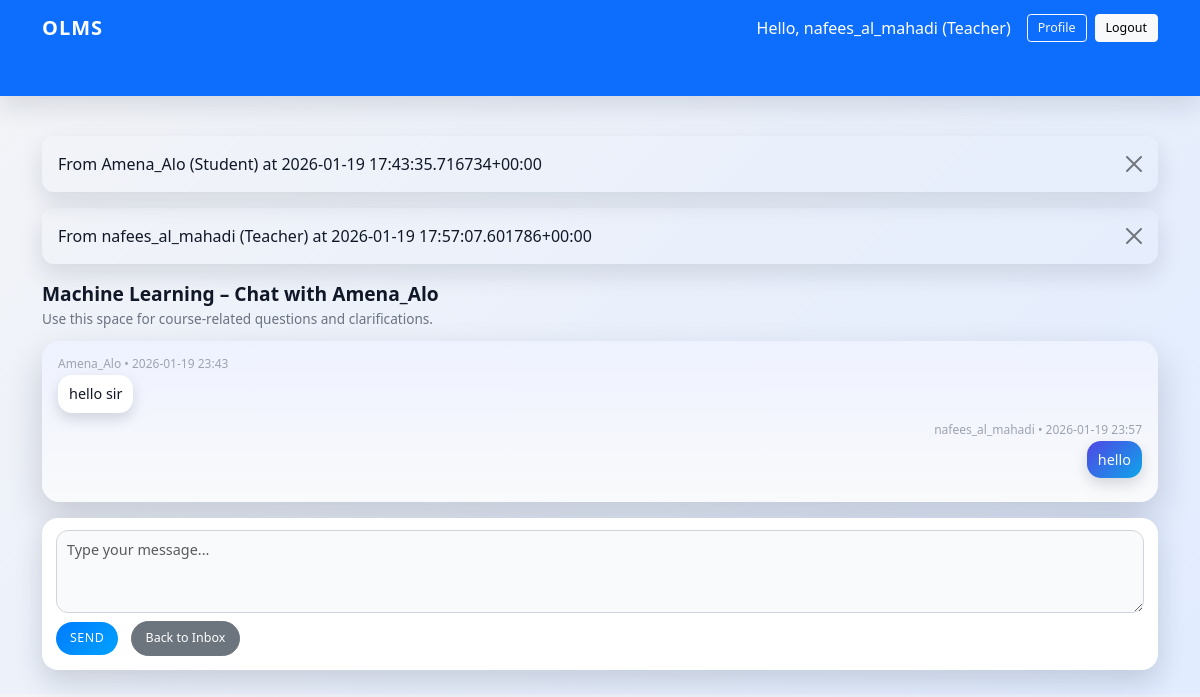
Screenshot of /messages/course/1/user/3/ (signed in) with the database file from the repository.
### accounts/models.py (models this page shows, shortened)
class CustomUser(AbstractUser):
    ROLE_CHOICES = (
        ('admin', 'Admin'),
        ('teacher', 'Teacher'),
        ('student', 'Student'),
    )
    role = models.CharField(max_length=10, choices=ROLE_CHOICES, default='student')
    phone = models.CharField(max_length=20, blank=True, null=True)
    gender = models.CharField(max_length=10, blank=True, null=True)
    profile_photo = models.ImageField(upload_to='profiles/', blank=True, null=True)
    qualification = models.CharField(max_length=255, blank=True, null=True)
    expertise = models.CharField(max_length=255, blank=True, null=True)
    def is_teacher(self):
        return self.role == 'teacher'
    def is_student(self):
        return self.role == 'student'
    def __str__(self):
        return f"{self.username} ({self.get_role_display()})"

### messaging/models.py (models this page shows)
class Message(models.Model):
    conversation = models.ForeignKey(
        Conversation, on_delete=models.CASCADE, related_name="messages"
    )
    sender = models.ForeignKey(
        User, on_delete=models.CASCADE, related_name="sent_messages"
    )
    text = models.TextField()
    created_at = models.DateTimeField(auto_now_add=True)
    is_read = models.BooleanField(default=False)
    class Meta:
        ordering = ["created_at"]
        indexes = [
            models.Index(fields=["conversation", "created_at"]),
            models.Index(fields=["is_read"]),
        ]
    def __str__(self):
        return f"From {self.sender} at {self.created_at}"

### courses/models.py (models this page shows, shortened)
class Course(models.Model):
    teacher = models.ForeignKey(
        User, on_delete=models.CASCADE, related_name='courses'
    )
    title = models.CharField(max_length=200)
    description = models.TextField()
    category = models.ForeignKey(
        Category, on_delete=models.SET_NULL, null=True, blank=True
    )
    price = models.DecimalField(max_digits=8, decimal_places=2, default=0)
    created_at = models.DateTimeField(auto_now_add=True)
    updated_at = models.DateTimeField(auto_now=True)
    is_active = models.BooleanField(default=True)

### messaging/views.py (the view)
@login_required
def conversation_detail_view(request, course_pk, other_user_pk):
    course = get_object_or_404(Course, pk=course_pk)
    other_user = get_object_or_404(CustomUser, pk=other_user_pk)
    course_teacher = getattr(course, "teacher", None)
    if _is_student(request.user):
        enrolled = Enrollment.objects.filter(
            student=request.user,
            course=course,
            status="paid",
        ).exists()
        if not enrolled:
            django_messages.error(request, "You must enroll in this course to message the instructor.")
            return redirect("courses:course_detail", pk=course.pk)
        if course_teacher and other_user.pk != course_teacher.pk:
            django_messages.error(request, "You can only message the teacher of this course.")
            return redirect("courses:course_detail", pk=course.pk)
        teacher = course_teacher if course_teacher else other_user
        student = request.user
    elif _is_teacher(request.user):
        if course_teacher and request.user.pk != course_teacher.pk:
            django_messages.error(request, "You can only message students of your own course.")
            return redirect("courses:course_detail", pk=course.pk)
        student_is_paid = Enrollment.objects.filter(
            student=other_user,
            course=course,
            status="paid",
        ).exists()
        if not student_is_paid:
            django_messages.error(request, "This student is not enrolled (paid) in this course.")
            return redirect("courses:course_detail", pk=course.pk)
        teacher = request.user
        student = other_user
    else:
        django_messages.error(request, "Messaging is available for teachers and students only.")
        return redirect("accounts:dashboard")
    conversation, _ = Conversation.objects.get_or_create(
        course=course,
        student=student,
        teacher=teacher,
    )
    Message.objects.filter(
        conversation=conversation,
        sender=other_user,
        is_read=False,
    ).update(is_read=True)
    if request.method == "POST":
        form = MessageForm(request.POST)
        if form.is_valid():
            msg = form.save(commit=False)
            msg.conversation = conversation
            msg.sender = request.user
            msg.is_read = False
            msg.save()
            return redirect(
                "messaging:conversation_detail",
                course_pk=course.pk,
                other_user_pk=other_user.pk,
            )
    else:
        form = MessageForm()
    messages_qs = conversation.messages.select_related("sender").order_by("created_at")
    return render(
        request,
        "messaging/conversation_detail.html",
        {
            "conversation": conversation,
            "messages": messages_qs,
            "form": form,
            "course": course,
            "other_user": other_user,
        },
    )

### messaging/forms.py
class MessageForm(forms.ModelForm):
    class Meta:
        model = Message
        fields = ["text"]
        widgets = {
            "text": forms.Textarea(
                attrs={
                    "rows": 3,
                    "class": "form-control",
                    "placeholder": "Type your message...",
                }
            )
        }

### messaging/views.py (called while the page is built)
def _flag(user, attr_name: str) -> bool:
    val = getattr(user, attr_name, False)
    return val() if callable(val) else bool(val)

def _is_teacher(user) -> bool:
    return _flag(user, "is_teacher")

def _is_student(user) -> bool:
    return _flag(user, "is_student")

### messaging/templates/messaging/conversation_detail.html (shortened to what this page needs)
{% extends 'base.html' %}
{% block content %}
<div class="olms-chat-header">
    <div class="olms-chat-title">{{ course.title }} – Chat with {{ other_user.username }}</div>
    <div class="olms-chat-subtitle">Use this space for course-related questions and clarifications.</div>
</div>
<div class="card olms-chat-window mb-3">
    <div class="olms-chat-body">
        {% for msg in messages %}
            <div class="olms-chat-message-wrapper {% if msg.sender == user %}text-end{% else %}text-start{% endif %}">
                <div class="olms-chat-meta">
                    {{ msg.sender.username }} • {{ msg.created_at|date:"Y-m-d H:i" }}
                </div>
                <div class="olms-chat-bubble {% if msg.sender == user %}olms-chat-bubble-me{% else %}olms-chat-bubble-other{% endif %}">
                    {{ msg.text|linebreaksbr }}
                </div>
            </div>
        {% empty %}
            <p class="text-muted mb-0">No messages yet. Start the conversation.</p>
        {% endfor %}
    </div>
</div>
<div class="card olms-chat-input-card">
    <div class="olms-chat-input-body">
        <form method="post">
            <div class="mb-2 olms-chat-textarea">
                {{ form.text }}
            </div>
            <button type="submit" class="btn btn-primary olms-chat-send-btn">Send</button>
            <a href="{% url 'messaging:inbox' %}" class="btn btn-secondary ms-2 olms-chat-back-btn">Back to Inbox</a>
        </form>
    </div>
</div>
{% endblock %}

### templates/base.html (shortened to what this page needs)
{% load static %}
<!DOCTYPE html>
<html lang="en">
<head>
    <link rel="stylesheet"
          href="https://cdn.jsdelivr.net/npm/bootstrap@5.3.2/dist/css/bootstrap.min.css">
    <link rel="stylesheet"
          href="{% static 'css/style.css' %}">
</head>
<body class="bg-light">
<nav class="navbar navbar-expand-lg navbar-dark bg-primary mb-3">
    <div class="container">
        <a class="navbar-brand fw-bold" href="{% url 'accounts:dashboard' %}">OLMS</a>
        <div class="collapse navbar-collapse justify-content-end" id="navbarMain">
            {% if user.is_authenticated %}
                <span class="text-white me-3">
                    Hello, {{ user.username }} ({{ user.get_role_display }})
                </span>
                <a href="{% url 'accounts:profile' %}"
                   class="btn btn-outline-light btn-sm">
                    Profile
                </a>
                <a href="{% url 'accounts:logout' %}"
                   class="btn btn-light btn-sm ms-2">
                    Logout
                </a>
            {% else %}
                <a href="{% url 'accounts:login' %}"
                   class="btn btn-light btn-sm">
                    Login
                </a>
            {% endif %}
        </div>
    </div>
</nav>
<div class="container py-4">
    {% if messages %}
        {% for message in messages %}
            <div class="alert alert-{{ message.tags }} alert-dismissible fade show"
                 role="alert">
                {{ message }}
                <button type="button" class="btn-close"
                        data-bs-dismiss="alert" aria-label="Close"></button>
            </div>
        {% endfor %}
    {% endif %}
    {% block content %}{% endblock %}
</div>
</body>
</html>

### static/css/style.css (style rules this page uses)
body { background: linear-gradient(135deg, #f3f4f7, #e1ecff); font-family: system-ui, -apple-system, BlinkMacSystemFont, "Segoe UI", sans-serif; color: #111827; }
.container { padding-bottom: 40px; }
.navbar { box-shadow: 0 10px 25px rgba(15, 23, 42, 0.12); }
.navbar-brand { letter-spacing: 1px; font-weight: 600; }
.navbar .btn, .navbar a.nav-link { transition: background-color 0.15s ease, color 0.15s ease; }
.card { border-radius: 15px; border: none; background-color: #ffffff; }
.btn-primary { background: linear-gradient(135deg, #007bff, #00a2ff); border: none; }
.btn-outline-primary, .btn-outline-danger, .btn-secondary { border-radius: 999px; }
.btn-sm { font-size: 0.78rem; padding: 4px 10px; }
.form-control, .form-select { border-radius: 10px; border-color: #d1d5db; font-size: 0.9rem; }
a { color: #2563eb; text-decoration: none; }
.alert { border-radius: 12px; border: none; box-shadow: 0 10px 24px rgba(15, 23, 42, 0.12); }
.mb-2 { margin-bottom: 0.5rem !important; }
.mb-3 { margin-bottom: 1rem !important; }

### messaging/templates/messaging/conversation_detail.html (style rules this page uses)
.olms-chat-header { margin-bottom: 12px; }
.olms-chat-title { font-size: 1.2rem; font-weight: 600; }
.olms-chat-subtitle { font-size: 0.85rem; color: #6b7280; }
.olms-chat-window { max-height: 420px; overflow-y: auto; border-radius: 18px; border: none; box-shadow: 0 16px 36px rgba(15, 23, 42, 0.18); background: linear-gradient(180deg, #eef2ff, #f9fafb); }
.olms-chat-body { padding: 14px 16px 16px; }
.olms-chat-message-wrapper { margin-bottom: 8px; }
.olms-chat-meta { font-size: 0.75rem; color: #9ca3af; margin-bottom: 2px; }
.olms-chat-bubble { display: inline-block; padding: 8px 11px; border-radius: 14px; font-size: 0.9rem; max-width: 75%; word-wrap: break-word; box-shadow: 0 6px 14px rgba(15, 23, 42, 0.15); }
.olms-chat-bubble-me { background: linear-gradient(135deg, #4f46e5, #0ea5e9); color: #f9fafb; margin-left: auto; text-align: left; }
.olms-chat-bubble-other { background: #ffffff; color: #111827; }
.olms-chat-input-card { border-radius: 16px; border: none; box-shadow: 0 12px 28px rgba(15, 23, 42, 0.16); margin-top: 8px; }
.olms-chat-input-body { padding: 12px 14px 14px; }
.olms-chat-textarea textarea { border-radius: 12px; border-color: #d1d5db; resize: vertical; min-height: 70px; max-height: 180px; font-size: 0.9rem; padding: 8px 10px; background-color: #f9fafb; transition: border-color 0.15s ease, box-shadow 0.15s ease, background-color 0.15s ease; }
.olms-chat-send-btn { border-radius: 999px; font-size: 0.78rem; text-transform: uppercase; letter-spacing: 0.04em; padding: 7px 14px; }
.olms-chat-back-btn { border-radius: 999px; font-size: 0.78rem; padding: 7px 14px; }

### rows the page displays
CustomUser: username "nafees_al_mahadi", role "Teacher"
Message: sender+created_at "From Amena_Alo (Student) at 2026-01-19 17:43:35.716734+00:00", sender.username "Amena_Alo", created_at "2026-01-19 23:43", text "hello sir"
Message: sender+created_at "From nafees_al_mahadi (Teacher) at 2026-01-19 17:57:07.601786+00:00", sender.username "nafees_al_mahadi", created_at "2026-01-19 23:57", text "hello"
Course: title "Machine Learning"
CustomUser: username "Amena_Alo"
